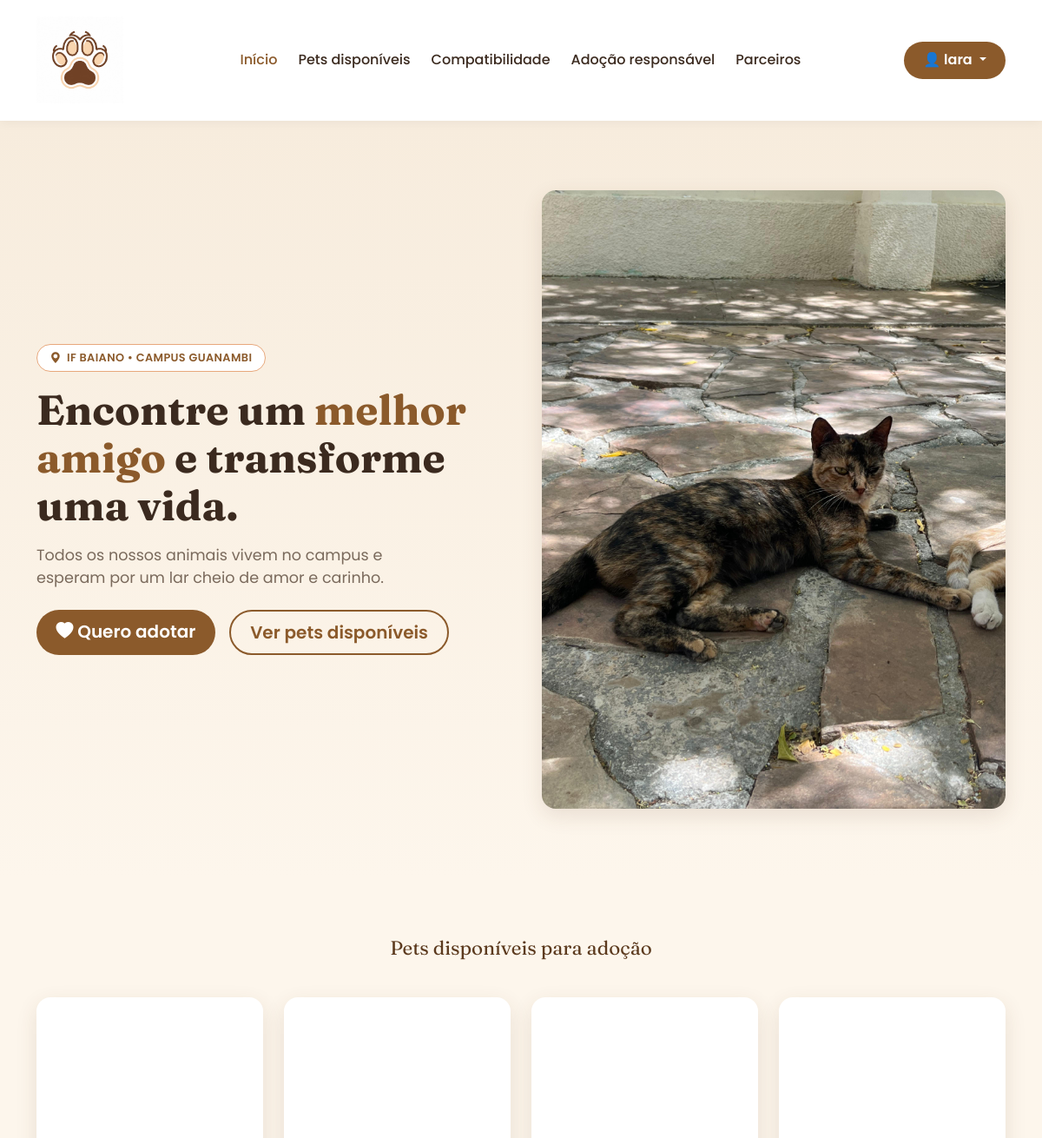
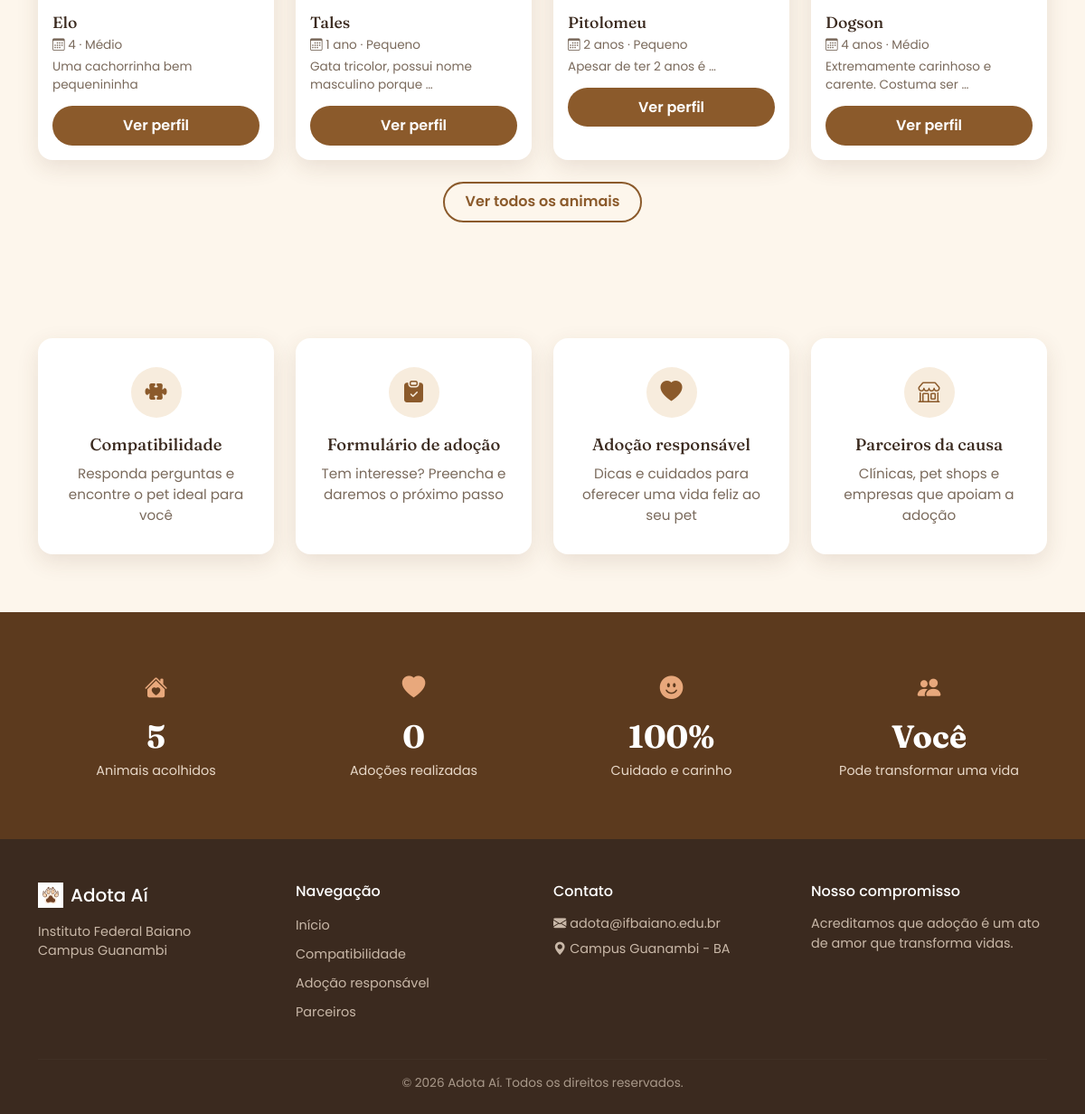
The app's page / (signed in) with its own data (2 pictures, top to bottom).
### adocao/models.py (models this page shows, shortened)
class Pet(models.Model):
    ESPECIE = choices.ESPECIE
    PORTE = choices.PORTE
    ENERGIA = choices.ENERGIA
    TEMPERAMENTO = choices.TEMPERAMENTO
    INDEPENDENCIA = choices.INDEPENDENCIA
    TOLERANCIA_BARULHO = choices.TOLERANCIA_BARULHO
    EXPERIENCIA = choices.EXPERIENCIA
    CUIDADOS = choices.CUIDADOS
    CONVIVE = choices.CONVIVE
    nome = models.CharField(max_length=100)
    idade = models.CharField(max_length=50)
    descricao = models.TextField()
    foto = models.ImageField(
        upload_to="pets/"
    )
    disponivel = models.BooleanField(
        default=True
    )
    especie = models.CharField(
        "espécie", max_length=10, choices=choices.ESPECIE
    )
    porte = models.PositiveSmallIntegerField(
        "porte", choices=choices.PORTE
    )
    energia = models.PositiveSmallIntegerField(
        "nível de energia", choices=choices.ENERGIA
    )
    temperamento = models.PositiveSmallIntegerField(
        "temperamento", choices=choices.TEMPERAMENTO
    )
    independencia = models.PositiveSmallIntegerField(
        "independência", choices=choices.INDEPENDENCIA
    )
    tolerancia_barulho = models.PositiveSmallIntegerField(
        "tolerância a barulho", choices=choices.TOLERANCIA_BARULHO
    )
    experiencia = models.PositiveSmallIntegerField(
        "experiência exigida do tutor", choices=choices.EXPERIENCIA
    )
    cuidados = models.PositiveSmallIntegerField(
        "cuidados especiais", choices=choices.CUIDADOS
    )
    convive_criancas = models.CharField(
        "convive bem com crianças", max_length=3, choices=choices.CONVIVE
    )
    convive_outros_pets = models.CharField(
        "convive bem com outros pets", max_length=3, choices=choices.CONVIVE
    )

### usuarios/views.py (the view)
def home(request):
    pets = Pet.objects.filter(disponivel=True)[:4]
    total_acolhidos = Pet.objects.count()
    total_adocoes = SolicitacaoAdocao.objects.filter(status='Aprovado').count()
    return render(
        request,
        'home.html',
        {
            'pets': pets,
            'total_acolhidos': total_acolhidos,
            'total_adocoes': total_adocoes,
        }
    )

### templates/home.html (shortened to what this page needs)
{% extends 'base.html' %}
{% load static %}
{% block conteudo %}
<header class="hero">
    <div class="container">
        <div class="row align-items-center g-5">
            <div class="col-lg-6">
                <span class="badge-eyebrow">
                    <i class="bi bi-geo-alt-fill"></i>
                    IF Baiano • Campus Guanambi
                </span>
                <h1 class="hero-title">
                    Encontre um
                    <span class="highlight">melhor amigo</span>
                    e transforme uma vida.
                </h1>
                <p class="hero-text">
                    Todos os nossos animais vivem no campus e esperam por um lar cheio de amor e carinho.
                </p>
                <div class="d-flex flex-wrap gap-3 mt-4">
                    <a href="{% url 'formulario' %}" class="btn btn-primary-custom btn-lg">
                        <i class="bi bi-heart-fill"></i> Quero adotar
                    </a>
                    <a href="#pets" class="btn btn-outline-custom btn-lg">
                        Ver pets disponíveis
                    </a>
                </div>
            </div>
            <div class="col-lg-6">
                <div class="hero-image-wrap">
                    <img src="{% static 'img/elo.jpeg' %}" class="hero-image" alt="Pet do campus IF Baiano">
                </div>
            </div>
        </div>
    </div>
</header>
<section class="section-pets" id="pets">
    <div class="container">
        <div class="section-heading">
            <span class="eyebrow-line">
                Pets disponíveis para adoção
            </span>
        </div>
        <div class="row g-4">
            {% for pet in pets %}
            <div class="col-6 col-md-3">
                <div class="pet-card">
                    <div class="pet-card-img" style="background-image:url('{{ pet.foto.url }}')"></div>
                    <div class="pet-card-body">
                        <h3>{{ pet.nome }}</h3>
                        <p class="pet-meta"><i class="bi bi-calendar3"></i> {{ pet.idade }} · {{ pet.get_porte_display }}</p>
                        <p class="pet-temper">{{ pet.descricao|truncatewords:6 }}</p>
                        <a href="{% url 'detalhe_pet' pet.id %}" class="btn btn-primary-custom w-100">Ver perfil</a>
                    </div>
                </div>
            </div>
            {% empty %}
            <div class="col-12 text-center py-4">
                <p class="pet-temper">Nenhum pet disponível no momento. Volte em breve! 🐾</p>
            </div>
            {% endfor %}
        </div>
        <div class="text-center mt-4">
            <a href="{% url 'lista_pets' %}" class="btn btn-outline-custom">Ver todos os animais</a>
        </div>
    </div>
</section>
<section class="section-tips">
    <div class="container">
        <div class="row g-4">
            <div class="col-6 col-md-3">
                <div class="tip-card text-center">
                    <div class="tip-icon mx-auto"><i class="bi bi-puzzle-fill"></i></div>
                    <h3>Compatibilidade</h3>
                    <p>Responda perguntas e encontre o pet ideal para você</p>
                </div>
            </div>
            <div class="col-6 col-md-3">
                <div class="tip-card text-center">
                    <div class="tip-icon mx-auto"><i class="bi bi-clipboard-check-fill"></i></div>
                    <h3>Formulário de adoção</h3>
                    <p>Tem interesse? Preencha e daremos o próximo passo</p>
                </div>
            </div>
            <div class="col-6 col-md-3">
                <div class="tip-card text-center">
                    <div class="tip-icon mx-auto"><i class="bi bi-heart-fill"></i></div>
                    <h3>Adoção responsável</h3>
                    <p>Dicas e cuidados para oferecer uma vida feliz ao seu pet</p>
                </div>
            </div>
            <div class="col-6 col-md-3">
                <div class="tip-card text-center">
                    <div class="tip-icon mx-auto"><i class="bi bi-shop"></i></div>
                    <h3>Parceiros da causa</h3>
                    <p>Clínicas, pet shops e empresas que apoiam a adoção</p>
                </div>
            </div>
        </div>
    </div>
</section>
<section class="section-stats">
    <div class="container">
        <div class="row g-4 text-center">
            <div class="col-6 col-md-3">
                <div class="stat-item">
                    <div class="stat-icon"><i class="bi bi-house-heart-fill"></i></div>
                    <div class="stat-number">{{ total_acolhidos }}</div>
                    <div class="stat-label">Animais acolhidos</div>
                </div>
            </div>
            <div class="col-6 col-md-3">
                <div class="stat-item">
                    <div class="stat-icon"><i class="bi bi-heart-fill"></i></div>
                    <div class="stat-number">{{ total_adocoes }}</div>
                    <div class="stat-label">Adoções realizadas</div>
                </div>
            </div>
            <div class="col-6 col-md-3">
                <div class="stat-item">
                    <div class="stat-icon"><i class="bi bi-emoji-smile-fill"></i></div>
                    <div class="stat-number">100%</div>
                    <div class="stat-label">Cuidado e carinho</div>
                </div>
            </div>
            <div class="col-6 col-md-3">
                <div class="stat-item">
                    <div class="stat-icon"><i class="bi bi-people-fill"></i></div>
                    <div class="stat-number">Você</div>
                    <div class="stat-label">Pode transformar uma vida</div>
                </div>
            </div>
        </div>
    </div>
</section>
{% endblock %}

### templates/base.html (shortened to what this page needs)
{% load static %}
<!DOCTYPE html>
<html lang="pt-br">
<head>
<link href="https://cdn.jsdelivr.net/npm/bootstrap@5.3.3/dist/css/bootstrap.min.css" rel="stylesheet">
<link rel="stylesheet" href="https://cdn.jsdelivr.net/npm/bootstrap-icons@1.11.3/font/bootstrap-icons.css">
<link rel="stylesheet" href="{% static 'css/style.css' %}">
</head>
<body>
<nav class="navbar navbar-expand-lg sticky-top">
    <div class="container">
        <a class="navbar-brand d-flex align-items-center gap-2" href="{% url 'home' %}">
            <img src="{% static 'img/logo.jpeg' %}" alt="Logo Adota Aí" width="100" height="100">
        </a>
        <div class="collapse navbar-collapse" id="navMenu">
            <ul class="navbar-nav mx-auto mb-2 mb-lg-0 gap-lg-2">
                <li class="nav-item"> <a class="nav-link {% if request.resolver_match.url_name == 'home' %}active{% endif %}" href="{% url 'home' %}">Início</a></li>
                <li class="nav-item"> <a class="nav-link {% if request.resolver_match.url_name == 'lista_pets' %}active{% endif %}" href="{% url 'lista_pets' %}">Pets disponíveis</a></li>
                <li class="nav-item"> <a class="nav-link {% if request.resolver_match.url_name == 'quiz' %}active{% endif %}" href="{% url 'quiz' %}">Compatibilidade</a></li>
                <li class="nav-item"> <a class="nav-link {% if request.resolver_match.url_name == 'adocao_responsavel' %}active{% endif %}" href="{% url 'adocao_responsavel' %}">Adoção responsável</a></li>
                <li class="nav-item"> <a class="nav-link {% if request.resolver_match.url_name == 'parceiros' %}active{% endif %}" href="{% url 'parceiros' %}">Parceiros</a></li>
            </ul>
            {% if user.is_authenticated %}
            <div class="dropdown">
                <button class="btn btn-primary-custom dropdown-toggle" data-bs-toggle="dropdown">
                    👤 {{ user.first_name|default:user.username }}
                </button>
            </div>
            {% else %}
            <a href="{% url 'login' %}" class="btn btn-primary-custom">Entrar / Cadastrar</a>
            {% endif %}
        </div>
    </div>
</nav>
{% block conteudo %}
{% endblock %}
<footer class="site-footer">
    <div class="container">
        <div class="row g-4">
            <div class="col-md-3">
                <h5 class="d-flex align-items-center gap-2">
                    <img src="{% static 'img/logo.jpeg' %}" alt="Logo Adota Aí" height="28">
                    Adota Aí
                </h5>
                <p class="footer-text">Instituto Federal Baiano<br>Campus Guanambi</p>
            </div>
            <div class="col-md-3">
                <h6>Navegação</h6>
                <ul class="footer-links">
                    <li><a href="{% url 'home' %}">Início</a></li>
                    <li><a href="{% url 'quiz' %}">Compatibilidade</a></li>
                    <li><a href="{% url 'adocao_responsavel' %}">Adoção responsável</a></li>
                    <li><a href="{% url 'parceiros' %}">Parceiros</a></li>
                </ul>
            </div>
            <div class="col-md-3">
                <h6>Contato</h6>
                <p class="footer-text"><i class="bi bi-envelope-fill"></i> adota@ifbaiano.edu.br</p>
                <p class="footer-text"><i class="bi bi-geo-alt-fill"></i> Campus Guanambi - BA</p>
            </div>
            <div class="col-md-3">
                <h6>Nosso compromisso</h6>
                <p class="footer-text">Acreditamos que adoção é um ato de amor que transforma vidas.</p>
            </div>
        </div>
        <hr>
        <p class="footer-bottom">© 2026 Adota Aí. Todos os direitos reservados.</p>
    </div>
</footer>
</body>
</html>

### static/css/style.css (style rules this page uses)
:root { --cor-primaria: #8B5A2B; --cor-primaria-escura: #5C3A1E; --cor-secundaria: #E8A87C; --cor-fundo: #FDF6EC; --cor-fundo-alt: #F7ECDD; --cor-texto: #3B2A1F; --cor-texto-suave: #7A6A5C; --fonte-titulo: 'Fraunces', serif; --fonte-corpo: 'Poppins', sans-serif; --raio: 16px; --sombra: 0 8px 24px rgba(91, 58, 30, 0.12); }
* { box-sizing: border-box; }
body { font-family: var(--fonte-corpo); color: var(--cor-texto); background: var(--cor-fundo); }
h1, h2, h3 { font-family: var(--fonte-titulo); color: var(--cor-texto); }
.navbar { background: #fff; box-shadow: 0 2px 12px rgba(0,0,0,0.05); padding: 0.9rem 0; }
.navbar-brand { font-family: var(--fonte-titulo); font-size: 1.4rem; color: var(--cor-primaria-escura) !important; }
.nav-link { color: var(--cor-texto) !important; font-weight: 500; }
.nav-link.active, .nav-link:hover { color: var(--cor-primaria) !important; }
.btn-primary-custom { background: var(--cor-primaria); border: none; color: #fff; border-radius: 999px; padding: 0.6rem 1.4rem; font-weight: 600; transition: transform 0.15s ease, background 0.15s ease; }
.btn-outline-custom { border: 2px solid var(--cor-primaria); color: var(--cor-primaria); border-radius: 999px; padding: 0.55rem 1.4rem; font-weight: 600; background: transparent; }
.hero { padding: 5rem 0; background: linear-gradient(180deg, var(--cor-fundo-alt) 0%, var(--cor-fundo) 100%); }
.badge-eyebrow { display: inline-flex; align-items: center; gap: 0.4rem; background: #fff; color: var(--cor-primaria); border: 1px solid var(--cor-secundaria); padding: 0.35rem 0.9rem; border-radius: 999px; font-size: 0.8rem; font-weight: 600; letter-spacing: 0.03em; text-transform: uppercase; }
.hero-title { font-size: clamp(2rem, 4vw, 3.2rem); font-weight: 700; line-height: 1.15; margin: 1rem 0; }
.hero-title .highlight { color: var(--cor-primaria); }
.hero-text { font-size: 1.1rem; color: var(--cor-texto-suave); max-width: 480px; }
.hero-image-wrap { border-radius: var(--raio); overflow: hidden; box-shadow: var(--sombra); }
.hero-image { width: 100%; height: 100%; object-fit: cover; display: block; }
.section-pets { padding: 4rem 0; }
.section-heading { text-align: center; margin-bottom: 2.5rem; }
.eyebrow-line { font-family: var(--fonte-titulo); font-size: 1.4rem; color: var(--cor-primaria-escura); }
.pet-card { background: #fff; border-radius: var(--raio); overflow: hidden; box-shadow: var(--sombra); height: 100%; transition: transform 0.2s ease; }
.pet-card-img { height: 160px; background-size: cover; background-position: center; }
.pet-card-body { padding: 1rem; }
.pet-card-body h3 { font-size: 1.1rem; margin-bottom: 0.3rem; }
.pet-meta { font-size: 0.85rem; color: var(--cor-texto-suave); margin-bottom: 0.2rem; }
.pet-temper { font-size: 0.85rem; color: var(--cor-texto-suave); margin-bottom: 0.8rem; }
.section-tips { padding: 4rem 0; }
.tip-card { background: #fff; border-radius: var(--raio); box-shadow: var(--sombra); padding: 2rem 1.6rem; height: 100%; transition: transform 0.2s ease; }
.tip-icon { width: 56px; height: 56px; border-radius: 50%; background: var(--cor-fundo-alt); color: var(--cor-primaria); display: flex; align-items: center; justify-content: center; font-size: 1.5rem; margin-bottom: 1.2rem; }
.tip-card h3 { font-size: 1.15rem; margin-bottom: 0.6rem; }
.tip-card p { color: var(--cor-texto-suave); font-size: 0.95rem; margin: 0; }
.site-footer { background: var(--cor-texto); color: #D9C9BA; padding: 3rem 0 1.5rem; }
.site-footer h5, .site-footer h6 { color: #fff; margin-bottom: 1rem; }
.footer-text { font-size: 0.9rem; color: #C9B8A8; margin-bottom: 0.4rem; }
.footer-links { list-style: none; padding: 0; margin: 0; }
.footer-links li { margin-bottom: 0.5rem; }
.footer-links a { color: #C9B8A8; text-decoration: none; font-size: 0.9rem; }
.site-footer hr { border-color: rgba(255,255,255,0.1); margin: 2rem 0 1rem; }
.footer-bottom { text-align: center; font-size: 0.85rem; color: #A9998A; margin: 0; }
.section-stats { background: var(--cor-primaria-escura); color: #fff; padding: 3.5rem 0; }
.stat-item { padding: 0.5rem; }
.stat-icon { font-size: 1.6rem; color: var(--cor-secundaria); margin-bottom: 0.6rem; }
.stat-number { font-family: var(--fonte-titulo); font-size: 2.2rem; font-weight: 700; color: #fff; }
.stat-label { font-size: 0.9rem; color: #E8D8C8; }

### records on screen
Pet: nome "Elo", idade "4", porte "Médio", descricao "Uma cachorrinha bem pequenininha"
Pet: nome "Tales", idade "1 ano", porte "Pequeno", descricao "Gata tricolor, possui nome masculino porque …"
Pet: nome "Pitolomeu", idade "2 anos", porte "Pequeno", descricao "Apesar de ter 2 anos é …"
Pet: nome "Dogson", idade "4 anos", porte "Médio", descricao "Extremamente carinhoso e carente. Costuma ser …"

### other values on screen
{{ user.first_name|default:user.username }} "lara"
{{ total_acolhidos }} "5"
{{ total_adocoes }} "0"
